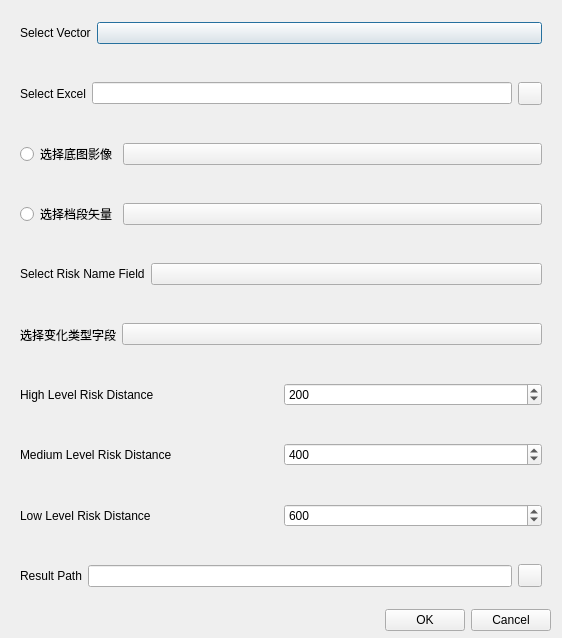
<?xml version="1.0" encoding="UTF-8"?>
<ui version="4.0">
 <class>excelExportDialog</class>
 <widget class="QDialog" name="excelExportDialog">
  <property name="geometry">
   <rect>
    <x>0</x>
    <y>0</y>
    <width>562</width>
    <height>638</height>
   </rect>
  </property>
  <property name="windowTitle">
   <string>Excel Export Parameter Settings</string>
  </property>
  <layout class="QVBoxLayout" name="verticalLayout">
   <property name="spacing">
    <number>6</number>
   </property>
   <property name="topMargin">
    <number>6</number>
   </property>
   <property name="bottomMargin">
    <number>7</number>
   </property>
   <item>
    <widget class="CardWidget" name="CardWidget_4">
     <property name="layoutDirection">
      <enum>Qt::LeftToRight</enum>
     </property>
     <layout class="QHBoxLayout" name="horizontalLayout_5">
      <item>
       <widget class="BodyLabel" name="BodyLabel">
        <property name="text">
         <string>Select Vector</string>
        </property>
       </widget>
      </item>
      <item>
       <widget class="ComboBox" name="selectShpCb">
        <property name="sizePolicy">
         <sizepolicy hsizetype="Expanding" vsizetype="Fixed">
          <horstretch>0</horstretch>
          <verstretch>0</verstretch>
         </sizepolicy>
        </property>
       </widget>
      </item>
     </layout>
    </widget>
   </item>
   <item>
    <widget class="CardWidget" name="CardWidget_5">
     <layout class="QHBoxLayout" name="horizontalLayout_6">
      <item>
       <widget class="BodyLabel" name="BodyLabel_3">
        <property name="text">
         <string>Select Excel</string>
        </property>
       </widget>
      </item>
      <item>
       <widget class="LineEdit" name="excelLE">
        <property name="readOnly">
         <bool>true</bool>
        </property>
       </widget>
      </item>
      <item>
       <widget class="ToolButton" name="selectExcelFilePB"/>
      </item>
     </layout>
    </widget>
   </item>
   <item>
    <widget class="CardWidget" name="CardWidget_10">
     <layout class="QHBoxLayout" name="horizontalLayout_11">
      <item>
       <widget class="RadioButton" name="selectTifRb">
        <property name="text">
         <string>选择底图影像</string>
        </property>
       </widget>
      </item>
      <item>
       <widget class="ComboBox" name="selectTifCb">
        <property name="sizePolicy">
         <sizepolicy hsizetype="Expanding" vsizetype="Fixed">
          <horstretch>0</horstretch>
          <verstretch>0</verstretch>
         </sizepolicy>
        </property>
       </widget>
      </item>
     </layout>
    </widget>
   </item>
   <item>
    <widget class="CardWidget" name="CardWidget_8">
     <layout class="QHBoxLayout" name="horizontalLayout_9">
      <item>
       <widget class="RadioButton" name="selectDangduanRb">
        <property name="text">
         <string>选择档段矢量</string>
        </property>
       </widget>
      </item>
      <item>
       <widget class="ComboBox" name="selectDangduanCb">
        <property name="sizePolicy">
         <sizepolicy hsizetype="Expanding" vsizetype="Fixed">
          <horstretch>0</horstretch>
          <verstretch>0</verstretch>
         </sizepolicy>
        </property>
       </widget>
      </item>
     </layout>
    </widget>
   </item>
   <item>
    <widget class="CardWidget" name="CardWidget_2">
     <layout class="QHBoxLayout" name="horizontalLayout_2">
      <item>
       <widget class="BodyLabel" name="BodyLabel_2">
        <property name="text">
         <string>Select Risk Name Field</string>
        </property>
       </widget>
      </item>
      <item>
       <widget class="ComboBox" name="riskNameCb">
        <property name="sizePolicy">
         <sizepolicy hsizetype="Expanding" vsizetype="Fixed">
          <horstretch>0</horstretch>
          <verstretch>0</verstretch>
         </sizepolicy>
        </property>
       </widget>
      </item>
     </layout>
    </widget>
   </item>
   <item>
    <widget class="CardWidget" name="CardWidget_9">
     <layout class="QHBoxLayout" name="horizontalLayout_10">
      <item>
       <widget class="BodyLabel" name="BodyLabel_5">
        <property name="text">
         <string>选择变化类型字段</string>
        </property>
       </widget>
      </item>
      <item>
       <widget class="ComboBox" name="changeTypeCb">
        <property name="sizePolicy">
         <sizepolicy hsizetype="Expanding" vsizetype="Fixed">
          <horstretch>0</horstretch>
          <verstretch>0</verstretch>
         </sizepolicy>
        </property>
       </widget>
      </item>
     </layout>
    </widget>
   </item>
   <item>
    <widget class="CardWidget" name="CardWidget_3">
     <property name="layoutDirection">
      <enum>Qt::LeftToRight</enum>
     </property>
     <layout class="QHBoxLayout" name="horizontalLayout_4">
      <item>
       <widget class="BodyLabel" name="BodyLabel_7">
        <property name="text">
         <string>High Level Risk Distance</string>
        </property>
       </widget>
      </item>
      <item>
       <widget class="SpinBox" name="highLevelRiskDistanceSb">
        <property name="minimum">
         <number>10</number>
        </property>
        <property name="maximum">
         <number>999999</number>
        </property>
        <property name="value">
         <number>200</number>
        </property>
       </widget>
      </item>
     </layout>
    </widget>
   </item>
   <item>
    <widget class="CardWidget" name="CardWidget_6">
     <property name="layoutDirection">
      <enum>Qt::LeftToRight</enum>
     </property>
     <layout class="QHBoxLayout" name="horizontalLayout_7">
      <item>
       <widget class="BodyLabel" name="BodyLabel_8">
        <property name="text">
         <string>Medium Level Risk Distance</string>
        </property>
       </widget>
      </item>
      <item>
       <widget class="SpinBox" name="mediumLevelRiskDistanceSb">
        <property name="minimum">
         <number>10</number>
        </property>
        <property name="maximum">
         <number>999999</number>
        </property>
        <property name="value">
         <number>400</number>
        </property>
       </widget>
      </item>
     </layout>
    </widget>
   </item>
   <item>
    <widget class="CardWidget" name="CardWidget_7">
     <property name="layoutDirection">
      <enum>Qt::LeftToRight</enum>
     </property>
     <layout class="QHBoxLayout" name="horizontalLayout_8">
      <item>
       <widget class="BodyLabel" name="BodyLabel_9">
        <property name="text">
         <string>Low Level Risk Distance</string>
        </property>
       </widget>
      </item>
      <item>
       <widget class="SpinBox" name="lowLevelRiskDistanceSb">
        <property name="minimum">
         <number>10</number>
        </property>
        <property name="maximum">
         <number>999999</number>
        </property>
        <property name="value">
         <number>600</number>
        </property>
       </widget>
      </item>
     </layout>
    </widget>
   </item>
   <item>
    <widget class="CardWidget" name="CardWidget">
     <property name="layoutDirection">
      <enum>Qt::LeftToRight</enum>
     </property>
     <layout class="QHBoxLayout" name="horizontalLayout">
      <item>
       <widget class="BodyLabel" name="BodyLabel_4">
        <property name="text">
         <string>Result Path</string>
        </property>
       </widget>
      </item>
      <item>
       <widget class="LineEdit" name="resLE">
        <property name="readOnly">
         <bool>true</bool>
        </property>
       </widget>
      </item>
      <item>
       <widget class="ToolButton" name="selectSaveFilePB"/>
      </item>
     </layout>
    </widget>
   </item>
   <item>
    <layout class="QHBoxLayout" name="horizontalLayout_3">
     <item>
      <spacer name="horizontalSpacer">
       <property name="orientation">
        <enum>Qt::Horizontal</enum>
       </property>
       <property name="sizeHint" stdset="0">
        <size>
         <width>40</width>
         <height>20</height>
        </size>
       </property>
      </spacer>
     </item>
     <item>
      <widget class="PushButton" name="runPB">
       <property name="text">
        <string>OK</string>
       </property>
      </widget>
     </item>
     <item>
      <widget class="PushButton" name="cancelPB">
       <property name="text">
        <string>Cancel</string>
       </property>
      </widget>
     </item>
    </layout>
   </item>
  </layout>
 </widget>
 <customwidgets>
  <customwidget>
   <class>ComboBox</class>
   <extends>QPushButton</extends>
   <header>qfluentwidgets</header>
  </customwidget>
  <customwidget>
   <class>PushButton</class>
   <extends>QPushButton</extends>
   <header>qfluentwidgets</header>
  </customwidget>
  <customwidget>
   <class>ToolButton</class>
   <extends>QToolButton</extends>
   <header>qfluentwidgets</header>
  </customwidget>
  <customwidget>
   <class>RadioButton</class>
   <extends>QRadioButton</extends>
   <header>qfluentwidgets</header>
  </customwidget>
  <customwidget>
   <class>CardWidget</class>
   <extends>QFrame</extends>
   <header>qfluentwidgets</header>
   <container>1</container>
  </customwidget>
  <customwidget>
   <class>BodyLabel</class>
   <extends>QLabel</extends>
   <header>qfluentwidgets</header>
  </customwidget>
  <customwidget>
   <class>LineEdit</class>
   <extends>QLineEdit</extends>
   <header>qfluentwidgets</header>
  </customwidget>
  <customwidget>
   <class>SpinBox</class>
   <extends>QSpinBox</extends>
   <header>qfluentwidgets</header>
  </customwidget>
 </customwidgets>
 <resources>
  <include location="../../yoyirs.qrc"/>
 </resources>
 <connections/>
</ui>
